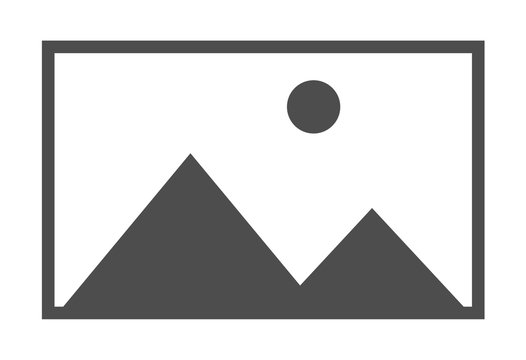
#> input picture dss/media/emptyphoto.jpg, 526 x 360 px
$ python pillowtst.py
#> lines starting #> are read from the running program, lines starting #| are printed output that depends on the picture
from PIL import Image

with Image.open('dss/media/emptyphoto.jpg') as i:
    # загрузить в память получиться объект pixel
#> i is the input picture: PIL image 526x360 L; min 52, max 255, mean 209.7
    p = i.copy()
    mode = i.mode
#> mode = 'L'
    format = i.format
#> format = 'JPEG'
print(p)
#| <PIL.Image.Image image mode=L size=526x360 at 0x7F3B92C4E790>
p.thumbnail((p.width // 3, p.height // 3))
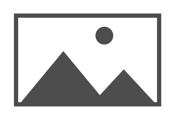
#> p: PIL image 175x120 L; min 64, max 255, mean 209.5
print(p.size, p.mode, p.format)
#| (175, 120) L None
p.save('thumbnail_medium.png', format)
s = p.copy()
s.thumbnail((s.width // 3, s.height // 3))
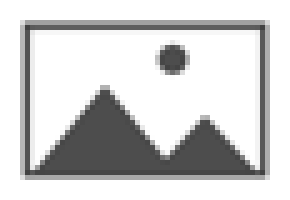
#> s: PIL image 58x40 L (shown 5 times larger); min 65, max 255, mean 208.8
s.save('thumbnail_small.png')
